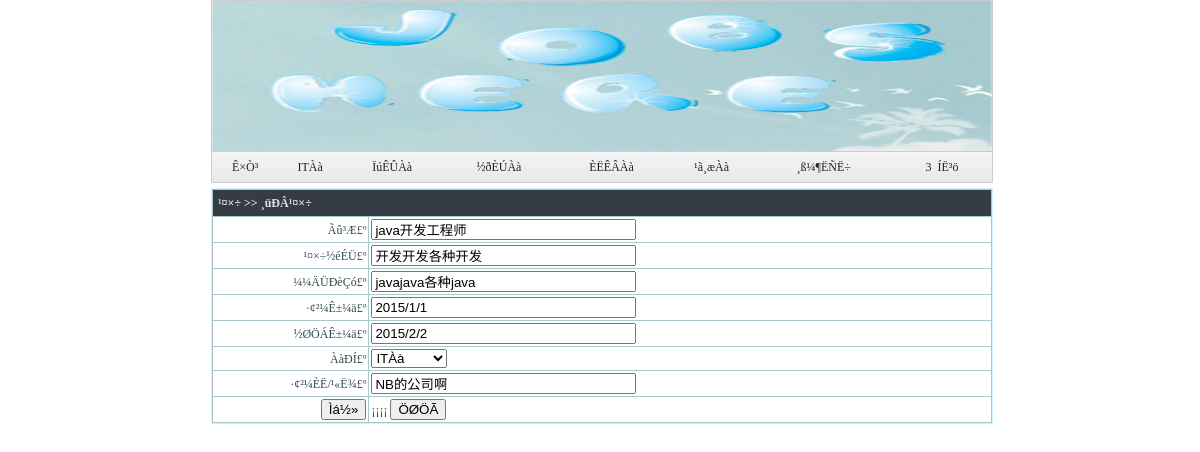
/updatejob.php?jobid=2 (signed in), run on the app's committed database.
### tables this page shows
CREATE TABLE `jobs` (
  `jobid` bigint(20) NOT NULL auto_increment,
  `jobname` varchar(50) NOT NULL,
  `jobabout` varchar(255) NOT NULL,
  `jobskill` varchar(255) NOT NULL,
  `starttime` varchar(50) default NULL,
  `endtime` varchar(50) NOT NULL,
  `type` varchar(20) default NULL,
  `rname` varchar(30) NOT NULL,
  `rid` bigint(20) NOT NULL,
  PRIMARY KEY  (`jobid`)
);

### updatejob.php (the view, shortened to what this page needs)
<?php
include("config.php");
?>
<!DOCTYPE html PUBLIC "-//W3C//DTD XHTML 1.0 Transitional//EN" "http://www.w3.org/TR/xhtml1/DTD/xhtml1-transitional.dtd">
<html xmlns="http://www.w3.org/1999/xhtml">
<head>
<link rel="stylesheet" href="admin/images/css.css" type="text/css">
</head>
<?php
$sql="select * from jobs where jobid=".$_GET[jobid];
$arr=mysql_query($sql,$conn);
$rows=mysql_fetch_row($arr);
?>
<body>
<?php include("rhead.php");?>
<form id="myform" name="myform" method="post" action="" onsubmit="return myform_Validator(this)" language="JavaScript">
      <table width="782" border="0" align="center" cellpadding="2" cellspacing="1" class="table">
        <tr>
          <td colspan="2" align="left" class="bg_tr">&nbsp;¹¤×÷&nbsp;&gt;&gt;&nbsp;¸üÐÂ¹¤×÷</td>
        </tr>
        <tr>
          <td width="20%" align="right" class="td_bg">Ãû³Æ£º</td>
          <td width="80%" class="td_bg">
            <input name="jobname" type="text" id="jobname"  value="<?php echo  $rows[1]; ?>" size="30" maxlength="30" />          </td>
        </tr>
        <tr>
          <td align="right" class="td_bg">¹¤×÷½éÉÜ£º</td>
          <td class="td_bg">
             <input name="jobabout" type="text" id="jobabout" value="<?php echo  $rows[2]; ?>" size="30" maxlength="30" />         </td>
        </tr>
        <tr>
          <td align="right" class="td_bg">¼¼ÄÜÐèÇó£º</td>
          <td class="td_bg">
            <input name="jobskill" type="text" id="jobskill" value="<?php echo  $rows[3]; ?>" size="30" maxlength="30" />         </td>
        </tr>
        <tr>
          <td align="right" class="td_bg">·¢²¼Ê±¼ä£º</td>
          <td class="td_bg">
            <input name="starttime" type="text" id="starttime" value="<?php echo  $rows[4]; ?>" size="30" maxlength="30" />          </td>
        </tr>
        <tr>
          <td align="right" class="td_bg">½ØÖÁÊ±¼ä£º</td>
          <td class="td_bg">
          <input name="endtime" type="text" id="endtime" value="<?php echo  $rows[5]; ?>" size="30" maxlength="30" />              </td>
        </tr>
        <tr>
          <td align="right" class="td_bg">ÀàÐÍ£º</td>
          <td class="td_bg">
          <select name="type" id="type">
                <option value="ITÀà">ITÀà</option>
              </select>
            </td>
        </tr>
  <tr>
          <td align="right" class="td_bg">·¢²¼ÈË/¹«Ë¾£º</td>
          <td class="td_bg"> <input name="rname" type="text" id="rname" value="<?php echo  $rows[7]; ?>" size="30" maxlength="30" />              </td>
        </tr>
        <tr>
          <td align="right" class="td_bg">
            <input type="submit" name="button" id="button" value="Ìá½»" />          </td>
          <td class="td_bg">¡¡¡¡
            <input type="reset" name="button2" id="button2" value="ÖØÖÃ" />       </td>
        </tr>
  </table>
</form>
</body>
</html>

### admin/images/css.css (style rules this page uses)
body { FONT-SIZE: 12px; margin-left: 4px; margin-top: 0px; margin-right: 0px; PADDING-RIGHT: 0px; PADDING-LEFT: 0px; SCROLLBAR-FACE-COLOR: #59D6FF; PADDING-BOTTOM: 0px; SCROLLBAR-HIGHLIGHT-COLOR: #ffffff; SCROLLBAR-SHADOW-COLOR: #ffffff; SCROLLBAR-3DLIGHT-COLOR: #007BC6; SCROLLBAR-DARKSHADOW-COLOR: #007BC6; SCROLLBAR-ARROW-COLOR: #007BC6; PADDING-TOP: 0px; SCROLLBAR-TRACK-COLOR: #009ED2; }
.table { border: 1px solid #CAF2FF; margin-top: 5px; margin-bottom: 5px; background:#a8c7ce; }
.td_bg { background:#ffffff; color:#344b50; }
.bg_tr { font-family: "΢���ź�,Verdana, ������"; color:#e1e2e3; font-size:12px; font-weight:bolder; background:#353c44; line-height: 22px; }
td { color:#1E5494; font-size:12px; line-height: 18px; }

### data on the page
jobs: jobname "java开发工程师", jobabout "开发开发各种开发", jobskill "javajava各种java", starttime "2015/1/1", endtime "2015/2/2", rname "NB的公司啊"

### other printed values
$_SESSION['rid'] "3"
